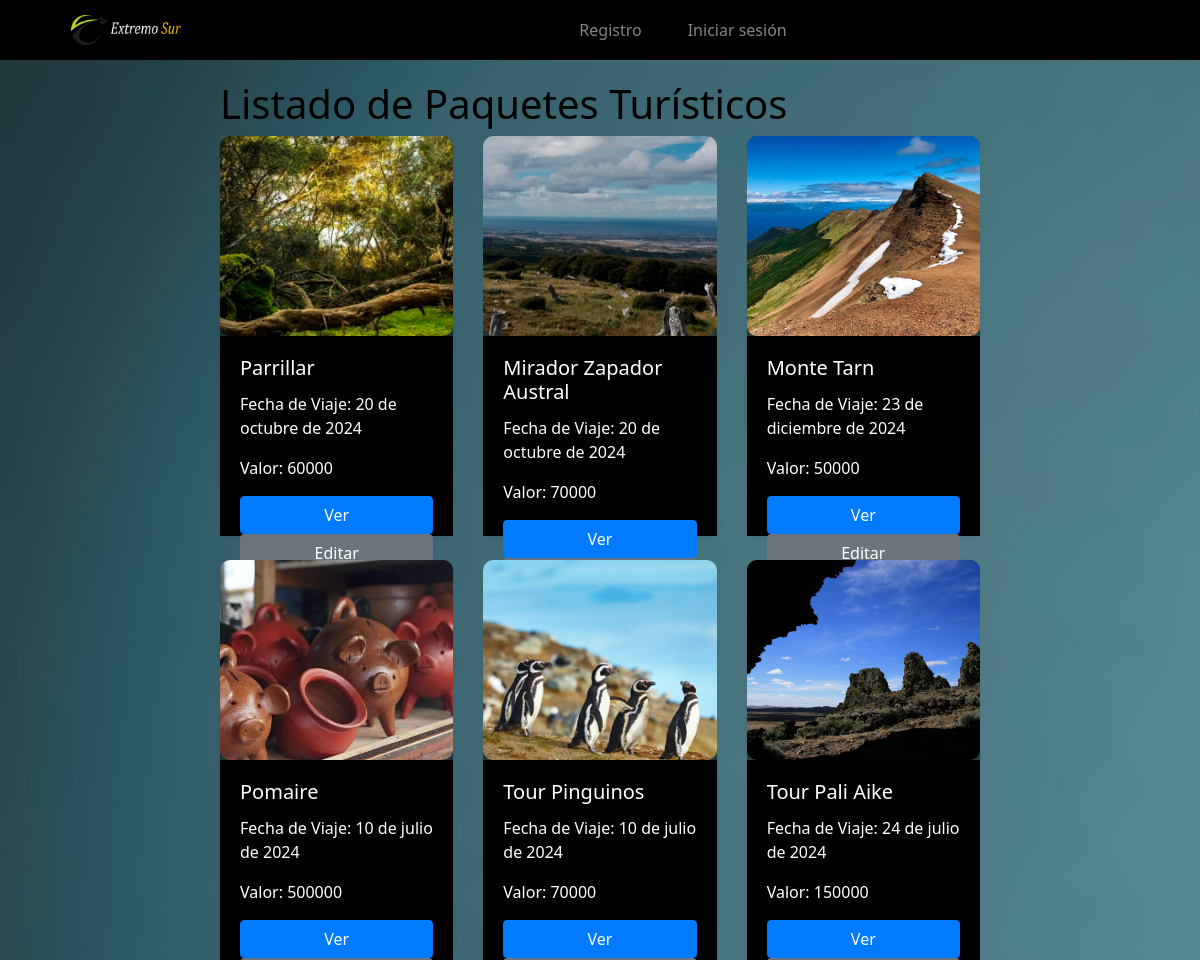
The page /paquetes/ (upper part) on the database as committed earlier.
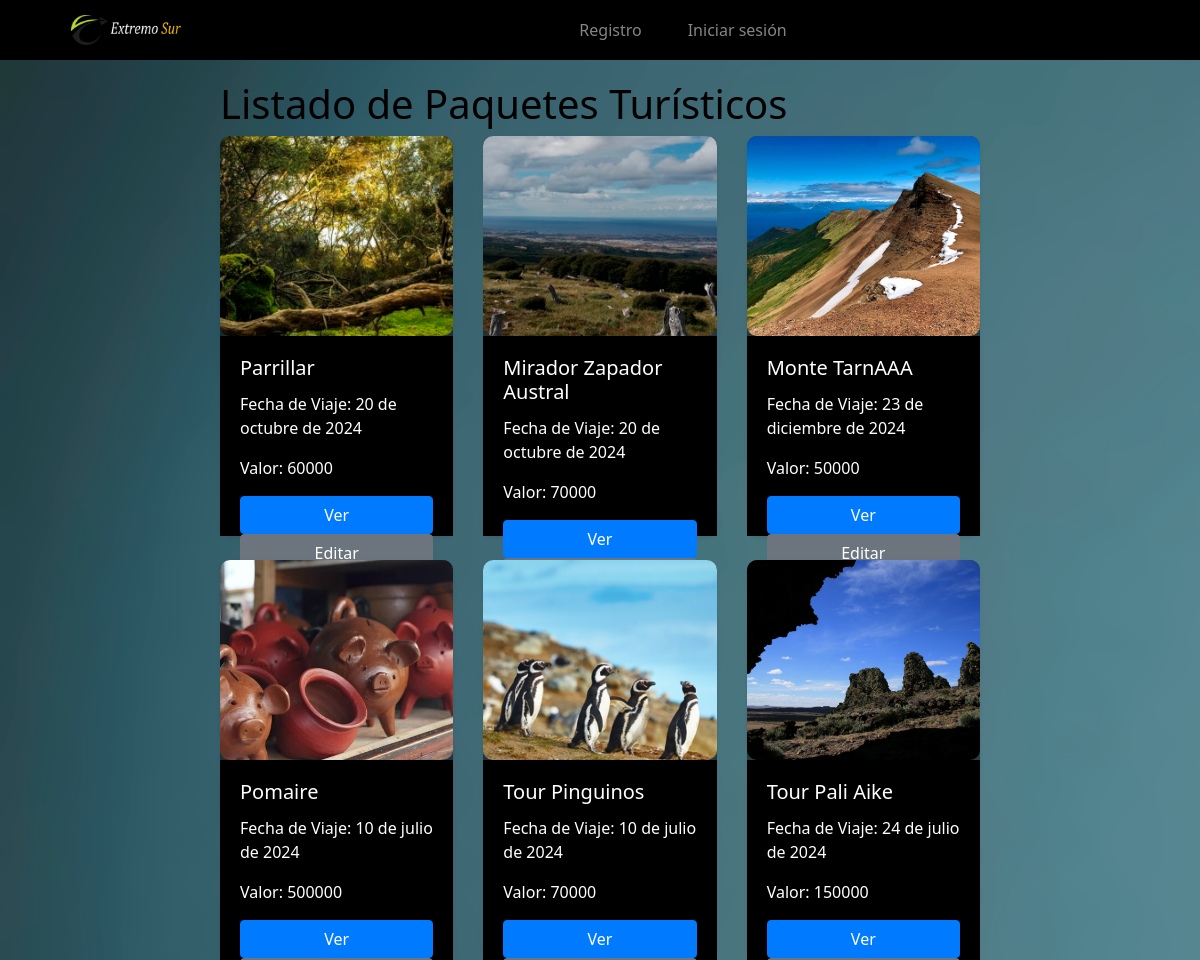
The same page on the database as committed later.
### gestionviajes/models.py (models this page shows, shortened)
class PaqueteTuristico(models.Model):
    nombre_destino = models.CharField(max_length=100)
    fecha_viaje = models.DateField()
    valor = models.IntegerField()  # Cambiado a IntegerField para no tener decimales
    imagen = models.ImageField(upload_to='imagenes_paquete/')

### gestionviajes/views.py (the view)
# urls.py: path('paquetes/', views.paquete_list, name='paquete_list'),
def paquete_list(request):
    paquetes = PaqueteTuristico.objects.all()
    paginator = Paginator(paquetes, 10)
    page_number = request.GET.get('page')
    page_obj = paginator.get_page(page_number)
    return render(request, 'paquete_list.html', {'page_obj': page_obj})

### gestionviajes/context_processors.py (called while the page is built)
def search_form(request):
    return {'buscar_form': BuscarPaqueteForm()}

### gestionviajes/templates/paquete_list.html (shortened to what this page needs)
{% extends "base.html" %}
{% load static %}
{% block content %}
    <div class="container";>
        <h1>Listado de Paquetes Turísticos</h1>
        <div class="row">
            {% for paquete in page_obj %}
                <div class="col-md-4">
                    <div class="card mb-4 shadow-sm">
                        {% if paquete.imagen %}
                            <img src="{{ paquete.imagen.url }}" class="card-img-top" alt="{{ paquete.nombre_destino }}">
                        {% endif %}
                        <div class="card-body" style="background-color: black;">
                            <h5 class="card-title">{{ paquete.nombre_destino }}</h5>
                            <p class="card-text">Fecha de Viaje: {{ paquete.fecha_viaje }}</p>
                            <p class="card-text">Valor: {{ paquete.valor }}</p>
                            <a href="{% url 'paquete_detail' paquete.id %}" class="btn btn-primary">Ver</a>
                            <a href="{% url 'paquete_update' paquete.id %}" class="btn btn-secondary">Editar</a>
                            <a href="{% url 'paquete_delete' paquete.id %}" class="btn btn-danger">Eliminar</a>
                        </div>
                    </div>
                </div>
            {% endfor %}
        </div>
</body>
</html>
{% endblock %}

Rows that differ between the two databases and show on the page:
changed PaqueteTuristico: nombre_destino "Monte Tarn" → "Monte TarnAAA"
